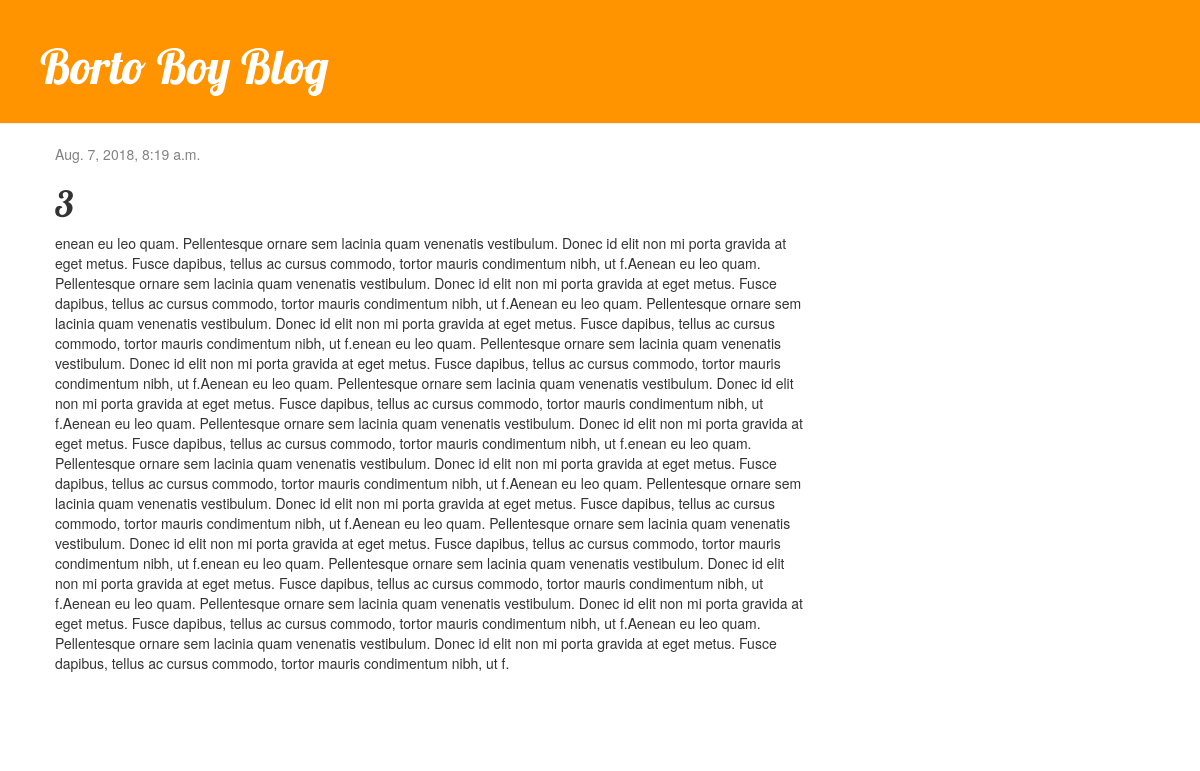
The app's page /post/18/ with its own data.
### blog/models.py (models this page shows, shortened)
class Post(models.Model):
    author = models.ForeignKey('auth.User', on_delete=models.CASCADE)
    title = models.CharField(max_length=200)
    text = models.TextField()
    created_date = models.DateTimeField(
            default=timezone.now)
    published_date = models.DateTimeField(
            blank=True, null=True)

### blog/views.py (the view)
# urls.py: url(r'^post/(?P<pk>[0-9]+)/$', views.post_detail, name='post_detail'),
def post_detail(request, pk):
    post = get_object_or_404(Post, pk=pk)
    return render(request, 'blog/post_detail.html', {'post': post})

### blog/templates/blog/post_detail.html (shortened to what this page needs)
{% extends 'blog/base.html' %}
{% block content %}
    <div class="post">
        {% if post.published_date %}
            <div class="date">
                {{ post.published_date }}
            </div>
        {% endif %}
        <h1>{{ post.title }}</h1>
        <p>{{ post.text|linebreaksbr }}</p>
    </div>
{% endblock %}

### blog/static/css/blog.css (style rules this page uses)
h1, h2, h3, h4 { font-family: 'Lobster', cursive; }
.date { color: #828282; }
.post { margin-bottom: 70px; }

### records on screen
Post: published_date "Aug. 7, 2018, 8:19 a.m.", title "3", text "enean eu leo quam. Pellentesque ornare sem lacinia quam venenatis vestibulum. Donec id elit non mi porta gravida at eget metus. Fusce dapibus, tellus ac cursus commodo, tortor mauris condimentum nibh, ut f.Aenean eu leo quam. Pellentesque ornare sem lacinia quam venenatis vestibulum. Donec id elit non mi porta gravida at eget metus. Fusce dapibus, tellus ac cursus commodo, tortor mauris condimentum nibh, ut f.Aenean eu leo quam. Pellentesque ornare sem lacinia quam venenatis vestibulum. Donec id elit non mi porta gravida at eget metus. Fusce dapibus, tellus ac cursus commodo, tortor mauris condimentum nibh, ut f.enean eu leo quam. Pellentesque ornare sem lacinia quam venenatis vestibulum.…"
